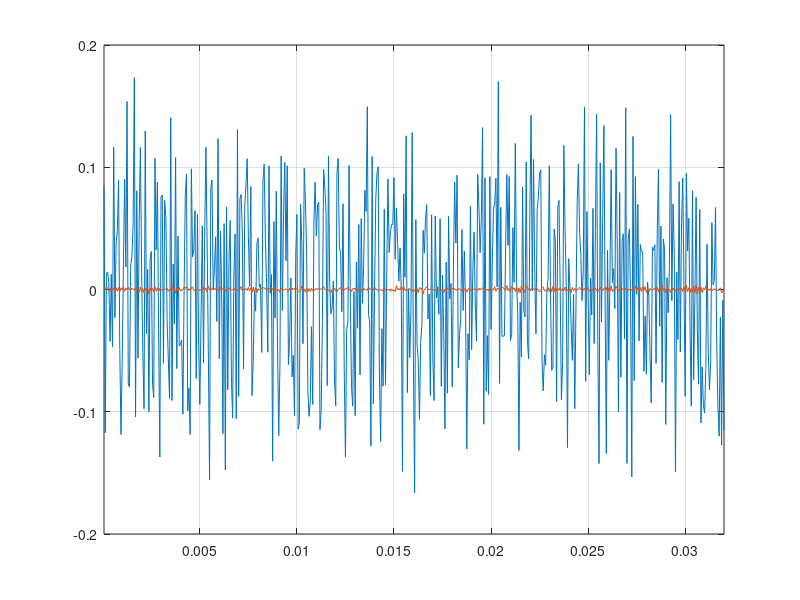
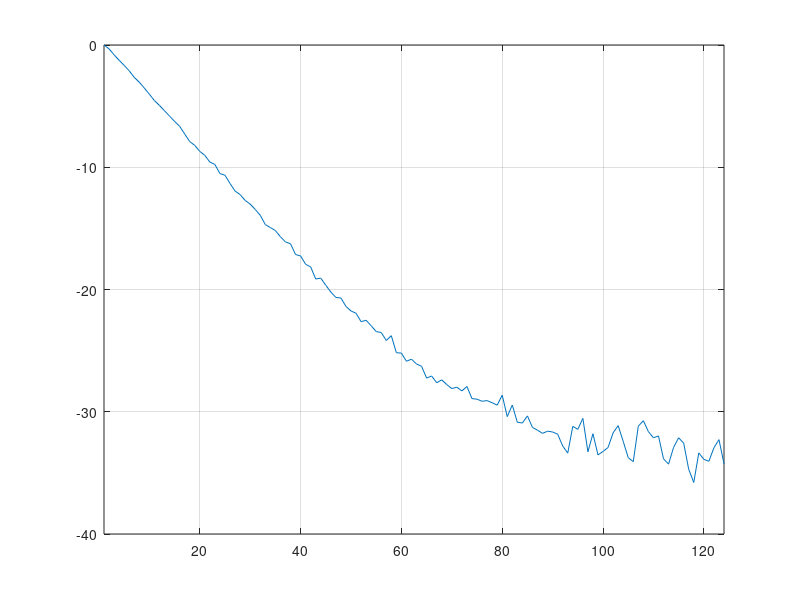

The MATLAB source for these figures, in order:
%% Parameters

% Noise source position [m]
x_ns = -2.0;

% Reference mic position [m]
x_rm = -1.0;

% Loudspeaker
%position [m]
x_ls = 0;

% Error mic position [m]
x_em = 2.0;

%Sound speed [m/s]
c = 340.0;

%Sampling frequency [Hz]
fs = 16000;

%FFT parameters
fftlen = 1024;
fftshift = fftlen/2;

%Time [s]
t = (1:fftshift)'/fs;

%% 

%Noise source signal
s_len = fs*8;
s = rand(s_len,1)-0.5;

%Impulse responses
h_s2r = sinc((t-abs(x_rm-x_ns)/c)*fs)/abs(x_rm-x_ns);
g = sinc((t-abs(x_em-x_ls)/c)*fs)/abs(x_em-x_ls);
h_s2e = sinc((t-abs(x_em-x_ns)/c)*fs)/abs(x_em-x_ns);

%Noise at reference mic
x_s = conv(h_s2r,s);

%Noise on error mic
n = conv(h_s2e,s);

%Number of frames
num_frm = floor(length(x_s)/fftlen)-1;

pw_e = zeros(num_frm,1);
pw_n = zeros(num_frm,1);

%Buffer
d_t = zeros(fftshift,1);
d_buff = zeros(fftshift,1);

y_t = zeros(fftshift,1);
y_buff = zeros(fftshift,1);

%Initial filter
h_est = zeros(fftshift,1);

g_mat = convmtx(g,fftshift*2-1);
norm2_g = norm(g_mat).^2;

alpha = 0.04;
beta = 1e-6;

for ii=1:num_frm
    x_t = x_s((ii-1)*fftshift+1:ii*fftshift);
    n_t = n((ii-1)*fftshift+1:ii*fftshift);
    
    %Loudspeaker output
    dd_t = real(ifft(fft(h_est,fftlen).*fft(x_t,fftlen)));
    d_t = dd_t(1:fftshift)+d_buff;
    d_buff = dd_t(fftshift+1:fftlen);
    
    %Driving signal at error mic
    yy_t = real(ifft(fft([g; zeros(fftshift,1)],fftlen).*fft([d_t; zeros(fftshift,1)],fftlen)));
    y_t = yy_t(1:fftshift)+y_buff;
    y_buff = yy_t(fftshift+1:fftlen);
    
    %Signal at error mic
    e_t = y_t + n_t;
    
    pw_e(ii) = sum(abs(e_t).^2);
    pw_n(ii) = sum(abs(n_t).^2);
    
    %Filter update
    h_grad = 2*g_mat(1:2*fftshift-1,:)'*[e_t; zeros(fftshift-1,1)]*[x_t; zeros(fftshift-1,1)]';
    norm2_x = sum(abs(x_t).^2);
    for jj=1:fftshift
        h_est = h_est - (alpha/(beta+norm2_g*norm2_x))*h_grad(jj:fftshift+jj-1,jj);
    end
    
%     figure(1);
%     plot(t,n_t,t,d_t);
%     xlim([t(1),t(fftshift)]);
%     ylim([-0.3,0.3]);
%     grid on;
    
    figure(2);
    plot(t,n_t,t,e_t);
    xlim([t(1),t(fftshift)]);
    ylim([-0.2,0.2]);
    grid on;
    
    drawnow;
end

figure(3);
plot(1:num_frm,10*log10(pw_e./pw_n));
xlim([1,num_frm]);
grid on;